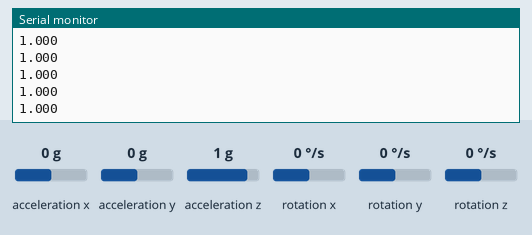
Bench run of a sketch on a simulated Arduino Uno, built with avr-gcc and run on an emulated ATmega328P. On the bench: the last lines printed to the serial monitor. Inputs (shaded band) come from the test bench; at power-on: acceleration z 1 g, acceleration x 0 g, acceleration y 0 g, rotation x 0 °/s, rotation y 0 °/s, rotation z 0 °/s.

Above: at 1.2 s.
1.3 s: acceleration z set to -1.4 g
At 2.2 s:
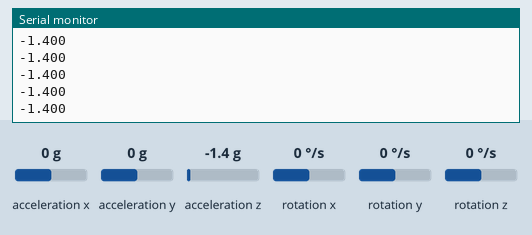
2.8 s: acceleration z set to -0.8 g
At 3.4 s:
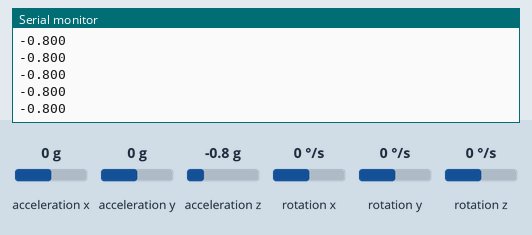
Timing chart, 0 to 5.8 s (numbered marks = the images above; inputs shaded):
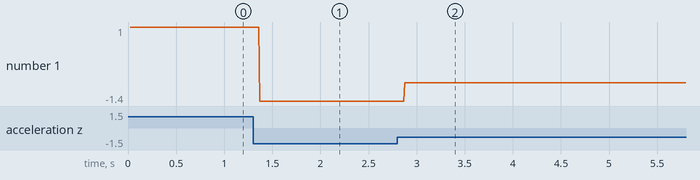

The sketch:

accelerometerTest.ino
```cpp
;/******************************************************************************
MMA8452Q_Basic.ino
SFE_MMA8452Q Library Basic Example Sketch
Jim Lindblom @ SparkFun Electronics
Original Creation Date: June 3, 2014
https://github.com/sparkfun/MMA8452_Accelerometer

This sketch uses the SFE_MMA8452Q library to initialize the
accelerometer, and stream values from it.

Hardware hookup:
  Arduino --------------- MMA8452Q Breakout
    3.3V  ---------------     3.3V
    GND   ---------------     GND
  SDA (A4) --\/330 Ohm\/--    SDA
  SCL (A5) --\/330 Ohm\/--    SCL

The MMA8452Q is a 3.3V max sensor, so you'll need to do some
level-shifting between the Arduino and the breakout. Series
resistors on the SDA and SCL lines should do the trick.

Development environment specifics:
	IDE: Arduino 1.0.5
	Hardware Platform: Arduino Uno

This code is beerware; if you see me (or any other SparkFun employee) at the
local, and you've found our code helpful, please buy us a round!

Distributed as-is; no warranty is given.
******************************************************************************/
#include <Wire.h> // Must include Wire library for I2C
#include <SFE_MMA8452Q.h> // Includes the SFE_MMA8452Q library

// Begin using the library by creating an instance of the MMA8452Q
//  class. We'll call it "accel". That's what we'll reference from
//  here on out.
MMA8452Q accel;
float maxAccelZ;

// The setup function simply starts serial and initializes the
//  accelerometer.
void setup()
{
  Serial.begin(9600);
  Serial.println("MMA8452Q Test Code!");
  maxAccelZ = 0;
  // Choose your adventure! There are a few options when it comes
  // to initializing the MMA8452Q:
  //  1. Default init. This will set the accelerometer up
  //     with a full-scale range of +/-2g, and an output data rate
  //     of 800 Hz (fastest).
  accel.init();
  //  2. Initialize with FULL-SCALE setting. You can set the scale
  //     using either SCALE_2G, SCALE_4G, or SCALE_8G as the value.
  //     That'll set the scale to +/-2g, 4g, or 8g respectively.
  //accel.init(SCALE_4G); // Uncomment this out if you'd like
  //  3. Initialize with FULL-SCALE and DATA RATE setting. If you
  //     want control over how fast your accelerometer produces
  //     data use one of the following options in the second param:
  //     ODR_800, ODR_400, ODR_200, ODR_100, ODR_50, ODR_12,
  //     ODR_6, or ODR_1.
  //     Sets to 800, 400, 200, 100, 50, 12.5, 6.25, or 1.56 Hz.
  //accel.init(SCALE_8G);
}

// The loop function will simply check for new data from the
//  accelerometer and print it out if it's available.
void loop()
{
  // Use the accel.available() function to wait for new data
  //  from the accelerometer.
  if (accel.available())
  {
    accel.read();
    //printOrientation();
    printMaxAccelz();
    Serial.println(); // Print new line every time.
  }
}

// The function demonstrates how to use the accel.x, accel.y and
//  accel.z variables.
// Before using these variables you must call the accel.read()
//  function!

void printMaxAccelz(){
  if (abs(accel.cz) > maxAccelZ){
    maxAccelZ = accel.cz;
  }
  Serial.print(maxAccelZ,3);
}
void printAccels()
{
  Serial.print(accel.x, 3);
  Serial.print("\t");
  Serial.print(accel.y, 3);
  Serial.print("\t");
  Serial.print(accel.z, 3);
  Serial.print("\t");
}

// This function demonstrates how to use the accel.cx, accel.cy,
//  and accel.cz variables.
// Before using these variables you must call the accel.read()
//  function!
void printCalculatedAccels()
{
  Serial.print(accel.cx, 3);
  Serial.print("\t");
  Serial.print(accel.cy, 3);
  Serial.print("\t");
  Serial.print(accel.cz, 3);
  Serial.print("\t");
}

// This function demonstrates how to use the accel.readPL()
// function, which reads the portrait/landscape status of the
// sensor.
void printOrientation()
{
  // accel.readPL() will return a byte containing information
  // about the orientation of the sensor. It will be either
  // PORTRAIT_U, PORTRAIT_D, LANDSCAPE_R, LANDSCAPE_L, or
  // LOCKOUT.
  byte pl = accel.readPL();
  switch (pl)
  {
  case PORTRAIT_U:
    Serial.print("Portrait Up");
    break;
  case PORTRAIT_D:
    Serial.print("Portrait Down");
    break;
  case LANDSCAPE_R:
    Serial.print("Landscape Right");
    break;
  case LANDSCAPE_L:
    Serial.print("Landscape Left");
    break;
  case LOCKOUT:
    Serial.print("Flat");
    break;
  }
}
```

Measured:
- after the input at 1.3 s, the serial monitor: prints a new line after 0.07 s (image 1)
- after the input at 2.8 s, the serial monitor: prints a new line after 0.07 s (image 2)
- plotted number 1: 1 → -1.4 after the input at 1.3 s, -1.4 → -0.8 after the input at 2.8 s
